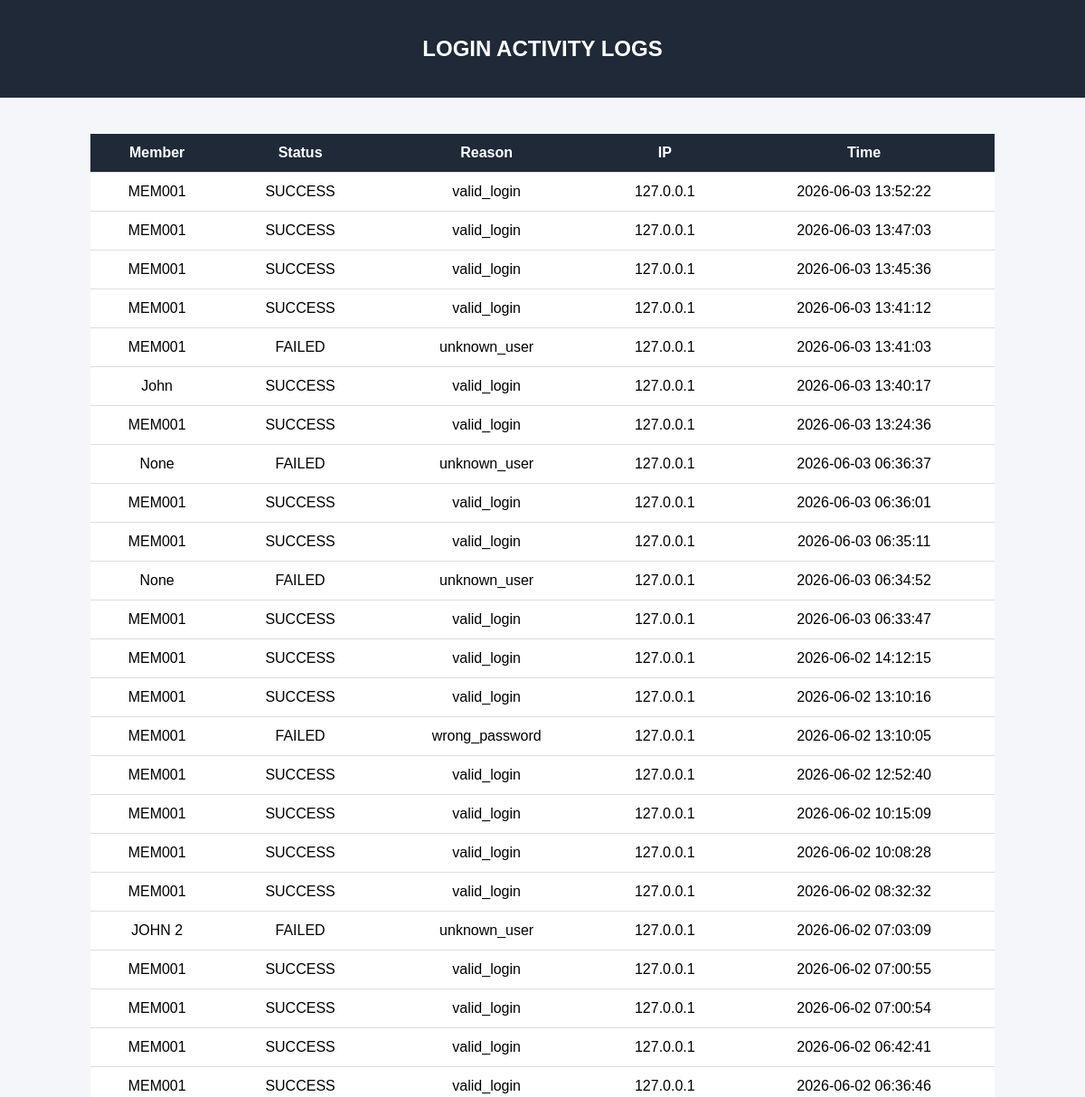
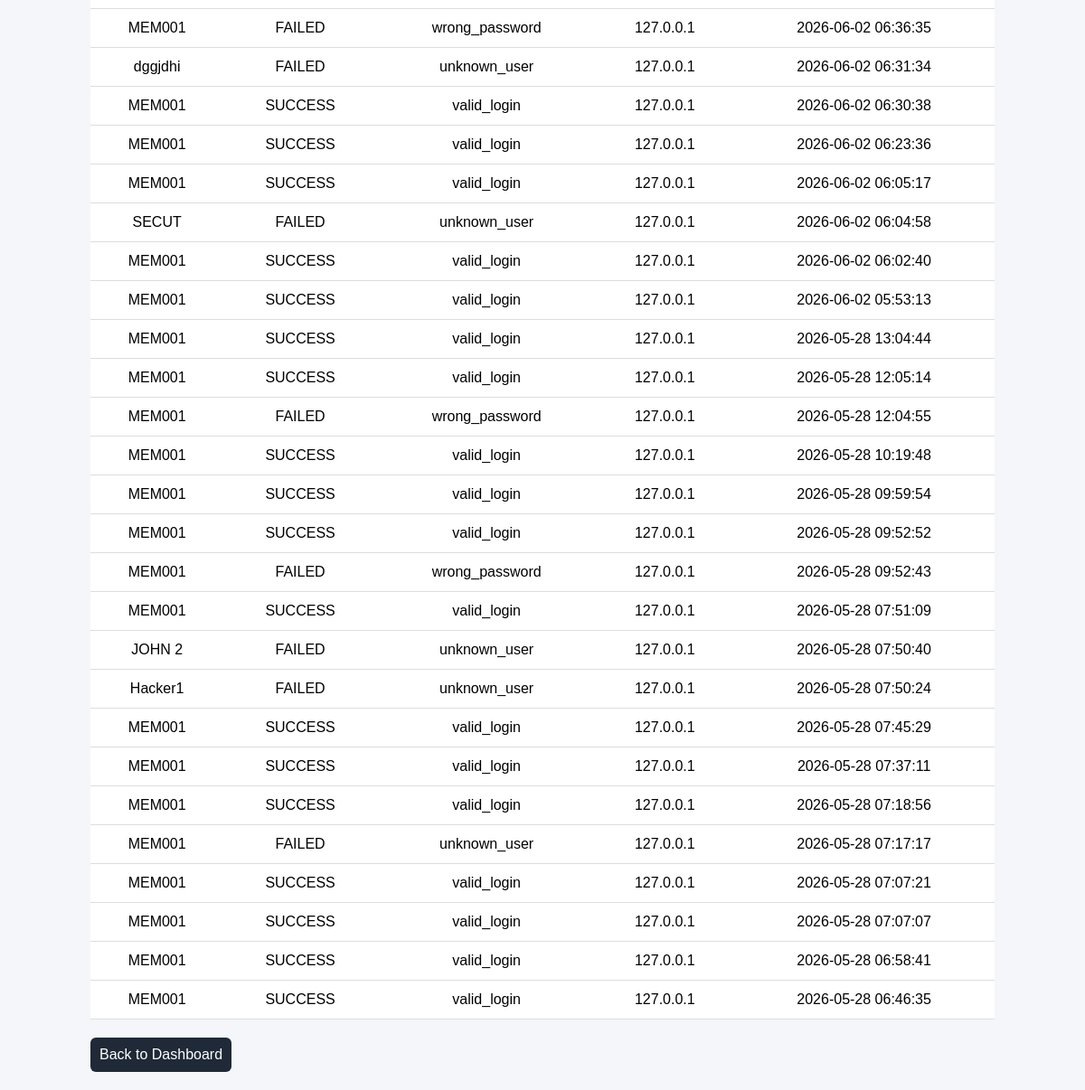
The app's page /logs (signed in), older data (2 pictures, top to bottom).
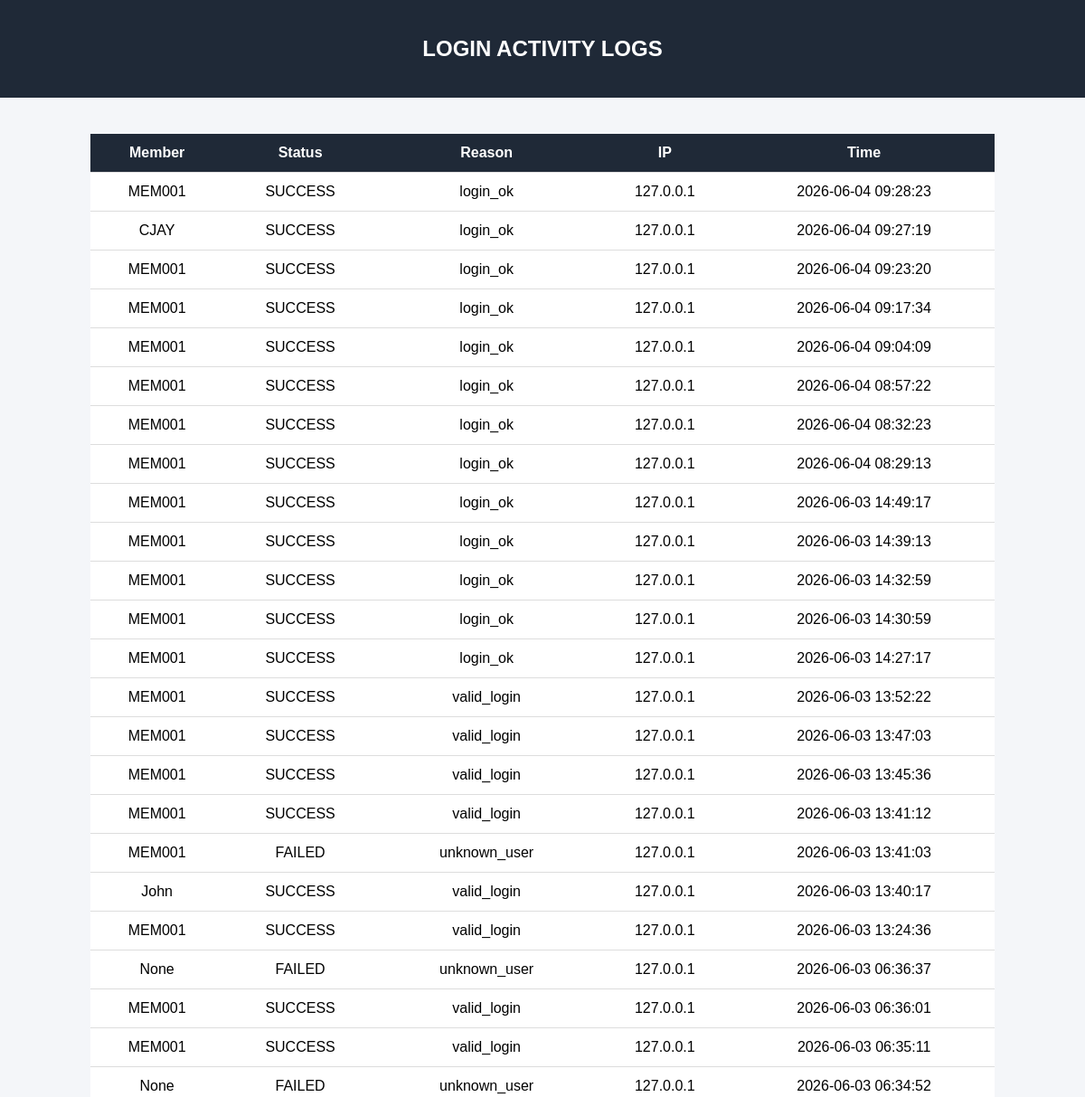
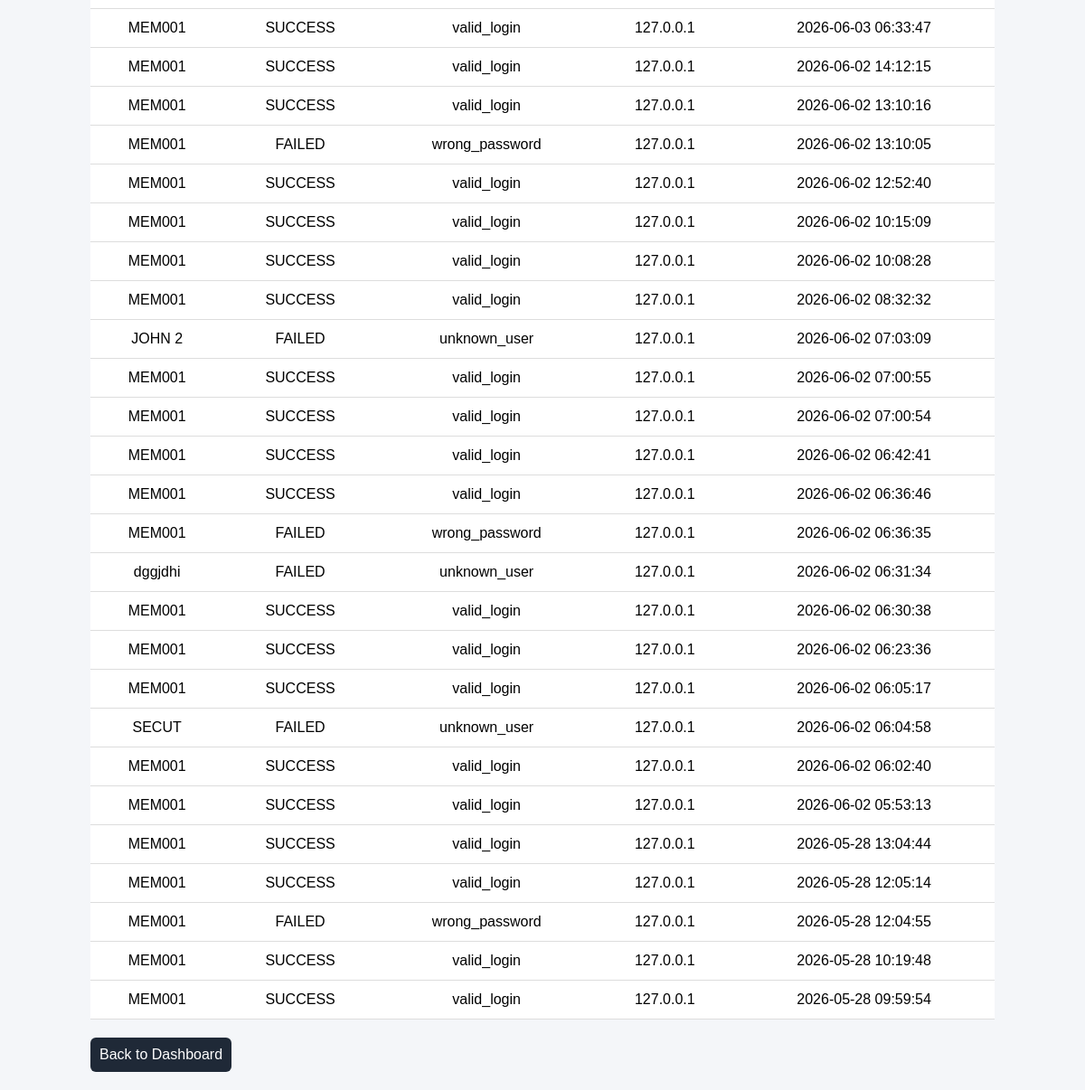
The same page, newer data (2 pictures, top to bottom).
### tables this page shows
CREATE TABLE login_logs (
    id INTEGER PRIMARY KEY AUTOINCREMENT,
    member_id TEXT,
    status TEXT,
    reason TEXT,
    ip_address TEXT,
    timestamp DATETIME DEFAULT CURRENT_TIMESTAMP
);

### app.py (the view)
@app.route("/logs")
def logs_page():
    if "member_id" not in session:
        return redirect(url_for("login"))
    status_filter = request.args.get("status")
    conn = get_db_connection()
    if status_filter in ["SUCCESS", "FAILED"]:
        logs = conn.execute("""
            SELECT *
            FROM login_logs
            WHERE status = ?
            ORDER BY timestamp DESC
        """, (status_filter,)).fetchall()
    else:
        logs = conn.execute("""
            SELECT *
            FROM login_logs
            ORDER BY timestamp DESC
            LIMIT 50
        """).fetchall()
    conn.close()
    return render_template("logs.html", logs=logs)

### database.py (called while the page is built)
def get_db_connection():
    conn = sqlite3.connect(DB_NAME)
    conn.row_factory = sqlite3.Row
    return conn

### templates/logs.html (shortened to what this page needs)
<!DOCTYPE html>
<html>
<head>
</head>
<body>
<div class="header">
    <h2>LOGIN ACTIVITY LOGS</h2>
</div>
<div class="container">
    <table>
        <tr>
            <th>Member</th>
            <th>Status</th>
            <th>Reason</th>
            <th>IP</th>
            <th>Time</th>
        </tr>
        {% for l in logs %}
        <tr>
            <td>{{ l.member_id }}</td>
            <td>{{ l.status }}</td>
            <td>{{ l.reason }}</td>
            <td>{{ l.ip_address }}</td>
            <td>{{ l.timestamp }}</td>
        </tr>
        {% endfor %}
    </table>
    <a class="back" href="/dashboard">Back to Dashboard</a>
</div>
</body>
</html>

Row changes from the older to the newer data that the page shows:
no longer on this page (row unchanged): login_logs: member_id "MEM001", status "SUCCESS", reason "valid_login", ip_address "127.0.0.1", timestamp "2026-05-28 09:52:52"
no longer on this page (row unchanged): login_logs: member_id "MEM001", status "FAILED", reason "wrong_password", ip_address "127.0.0.1", timestamp "2026-05-28 09:52:43"
no longer on this page (row unchanged): login_logs: member_id "MEM001", status "SUCCESS", reason "valid_login", ip_address "127.0.0.1", timestamp "2026-05-28 07:51:09"
no longer on this page (row unchanged): login_logs: member_id "JOHN 2", status "FAILED", reason "unknown_user", ip_address "127.0.0.1", timestamp "2026-05-28 07:50:40"
no longer on this page (row unchanged): login_logs: member_id "Hacker1", status "FAILED", reason "unknown_user", ip_address "127.0.0.1", timestamp "2026-05-28 07:50:24"
no longer on this page (row unchanged): login_logs: member_id "MEM001", status "SUCCESS", reason "valid_login", ip_address "127.0.0.1", timestamp "2026-05-28 07:45:29"
no longer on this page (row unchanged): login_logs: member_id "MEM001", status "SUCCESS", reason "valid_login", ip_address "127.0.0.1", timestamp "2026-05-28 07:37:11"
no longer on this page (row unchanged): login_logs: member_id "MEM001", status "SUCCESS", reason "valid_login", ip_address "127.0.0.1", timestamp "2026-05-28 07:18:56"
no longer on this page (row unchanged): login_logs: member_id "MEM001", status "FAILED", reason "unknown_user", ip_address "127.0.0.1", timestamp "2026-05-28 07:17:17"
no longer on this page (row unchanged): login_logs: member_id "MEM001", status "SUCCESS", reason "valid_login", ip_address "127.0.0.1", timestamp "2026-05-28 07:07:21"
no longer on this page (row unchanged): login_logs: member_id "MEM001", status "SUCCESS", reason "valid_login", ip_address "127.0.0.1", timestamp "2026-05-28 07:07:07"
no longer on this page (row unchanged): login_logs: member_id "MEM001", status "SUCCESS", reason "valid_login", ip_address "127.0.0.1", timestamp "2026-05-28 06:58:41"
no longer on this page (row unchanged): login_logs: member_id "MEM001", status "SUCCESS", reason "valid_login", ip_address "127.0.0.1", timestamp "2026-05-28 06:46:35"
added login_logs: member_id "MEM001", status "SUCCESS", reason "login_ok", ip_address "127.0.0.1", timestamp "2026-06-04 09:28:23"
added login_logs: member_id "CJAY", status "SUCCESS", reason "login_ok", ip_address "127.0.0.1", timestamp "2026-06-04 09:27:19"
added login_logs: member_id "MEM001", status "SUCCESS", reason "login_ok", ip_address "127.0.0.1", timestamp "2026-06-04 09:23:20"
added login_logs: member_id "MEM001", status "SUCCESS", reason "login_ok", ip_address "127.0.0.1", timestamp "2026-06-04 09:17:34"
added login_logs: member_id "MEM001", status "SUCCESS", reason "login_ok", ip_address "127.0.0.1", timestamp "2026-06-04 09:04:09"
added login_logs: member_id "MEM001", status "SUCCESS", reason "login_ok", ip_address "127.0.0.1", timestamp "2026-06-04 08:57:22"
added login_logs: member_id "MEM001", status "SUCCESS", reason "login_ok", ip_address "127.0.0.1", timestamp "2026-06-04 08:32:23"
added login_logs: member_id "MEM001", status "SUCCESS", reason "login_ok", ip_address "127.0.0.1", timestamp "2026-06-04 08:29:13"
added login_logs: member_id "MEM001", status "SUCCESS", reason "login_ok", ip_address "127.0.0.1", timestamp "2026-06-03 14:49:17"
added login_logs: member_id "MEM001", status "SUCCESS", reason "login_ok", ip_address "127.0.0.1", timestamp "2026-06-03 14:39:13"
added login_logs: member_id "MEM001", status "SUCCESS", reason "login_ok", ip_address "127.0.0.1", timestamp "2026-06-03 14:32:59"
added login_logs: member_id "MEM001", status "SUCCESS", reason "login_ok", ip_address "127.0.0.1", timestamp "2026-06-03 14:30:59"
added login_logs: member_id "MEM001", status "SUCCESS", reason "login_ok", ip_address "127.0.0.1", timestamp "2026-06-03 14:27:17"
